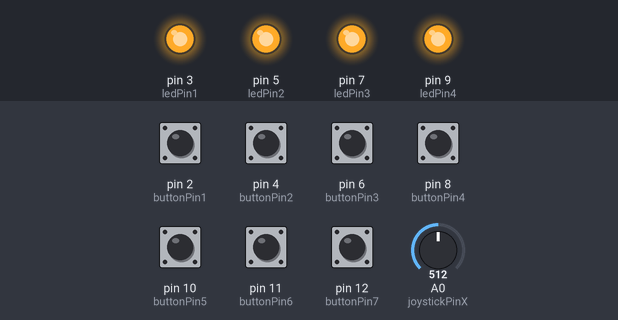
The sketch below on a simulated Arduino Uno, built with avr-gcc and run on an emulated ATmega328P. Parts: output pins drawn as LEDs (lit = HIGH). The test bench sets the inputs (shaded band); at power-on: pin 2 (buttonPin1), pin 4 (buttonPin2), pin 6 (buttonPin3), pin 8 (buttonPin4), pin 10 (buttonPin5), pin 11 (buttonPin6), pin 12 (buttonPin7) HIGH, A0 (joystickPinX) = 512. What the sketch prints to the serial monitor is not drawn.

Above: at 2.4 s.
2.5 s: pin 2 (buttonPin1) pulled LOW for 1.9 s
At 4.0 s:
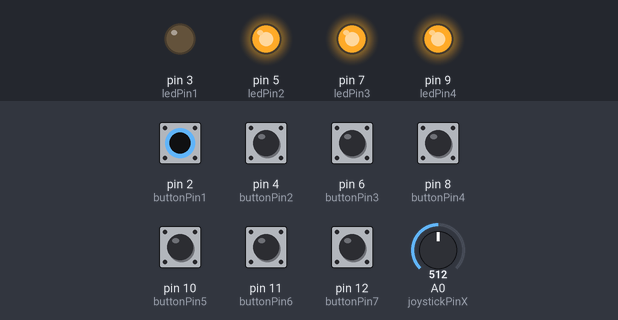
5.9 s: pin 4 (buttonPin2) pulled LOW for 1.9 s
At 7.6 s:
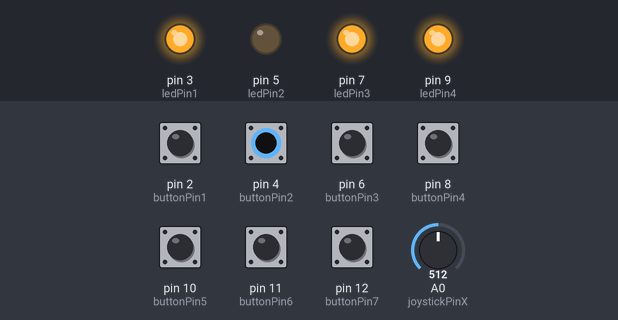
10.3 s: pin 6 (buttonPin3) pulled LOW for 1.9 s
At 13.3 s:
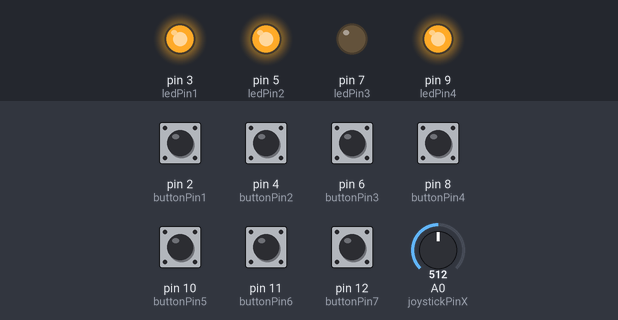
15.1 s: A0 (joystickPinX) set to 598
17.3 s: A0 (joystickPinX) set to 626
21.2 s: pin 8 (buttonPin4) pulled LOW for 1.9 s
At 24.4 s:
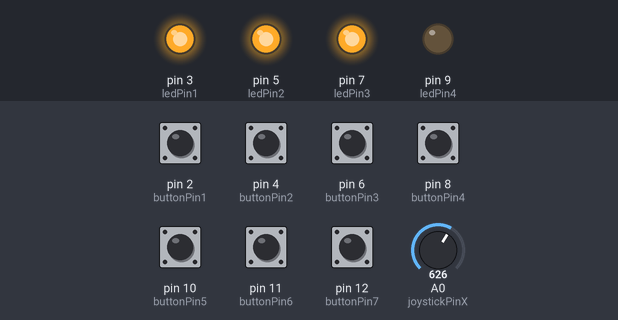
Timing chart, 0 to 26.0 s (numbered marks = the images above; inputs shaded):
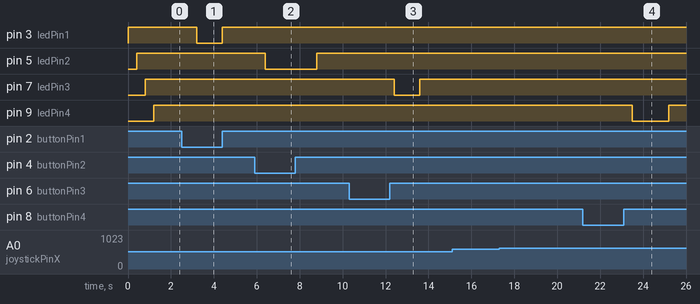

Measured:
- after the input at 2.5 s, pin 3 (ledPin1): HIGH → LOW after 0.70 s, → HIGH 1.2 s later
- after the input at 5.9 s, pin 5 (ledPin2): HIGH → LOW after 0.50 s, → HIGH 2.4 s later
- after the input at 10.3 s, pin 7 (ledPin3): HIGH → LOW after 2.1 s, → HIGH 1.2 s later
- after the input at 15.1 s, every drawn part: stays the same
- after the input at 17.3 s, every drawn part: stays the same
- after the input at 21.2 s, pin 9 (ledPin4): HIGH → LOW after 2.3 s, → HIGH 1.7 s later

The sketch:

arduino_midi_controller.ino
```cpp
#define MIDI_CHANNEL 1

// Big Arcade buttons with led
const int buttonPin1 = 2;
const int ledPin1 = 3;
const int buttonPin2 = 4;
const int ledPin2 = 5;
const int buttonPin3 = 6;
const int ledPin3 = 7;
const int buttonPin4 = 8;
const int ledPin4 = 9;

// Smaller Arcade buttons without led
const int buttonPin5 = 10;
const int buttonPin6 = 11;
const int buttonPin7 = 12;

const int joystickButtonPin = 13;
unsigned long lastDebounceTime = 0;
unsigned long debounceDelay = 50; // Adjust this value as needed
int joystickPinX = A0;
int joystickThreshold = 512;
int prevJoyXValue = 0;   // Previous joystick x-axis value
int currentOctave = 0;


#define NOTE_C0 0x00
#define NOTE_CS0 0x01
#define NOTE_D0 0x02
#define NOTE_DS0 0x03
#define NOTE_E0 0x04
#define NOTE_F0 0x05
#define NOTE_FS0 0x06
#define NOTE_G0 0x07
#define NOTE_GS0 0x08
#define NOTE_A0 0x09
#define NOTE_AS0 0x0A
#define NOTE_B0 0x0B

#define NOTE_C1 0x0C
#define NOTE_CS1 0x0D
#define NOTE_D1 0x0E
#define NOTE_DS1 0x0F
#define NOTE_E1 0x10
#define NOTE_F1 0x11
#define NOTE_FS1 0x12
#define NOTE_G1 0x13
#define NOTE_GS1 0x14
#define NOTE_A1 0x15
#define NOTE_AS1 0x16
#define NOTE_B1 0x17

#define NOTE_C2 0x18
#define NOTE_CS2 0x19
#define NOTE_D2 0x1A
#define NOTE_DS2 0x1B
#define NOTE_E2 0x1C
#define NOTE_F2 0x1D
#define NOTE_FS2 0x1E
#define NOTE_G2 0x1F
#define NOTE_GS2 0x20
#define NOTE_A2 0x21
#define NOTE_AS2 0x22
#define NOTE_B2 0x23

#define NOTE_C3 0x24
#define NOTE_CS3 0x25
#define NOTE_D3 0x26
#define NOTE_DS3 0x27
#define NOTE_E3 0x28
#define NOTE_F3 0x29
#define NOTE_FS3 0x2A
#define NOTE_G3 0x2B
#define NOTE_GS3 0x2C
#define NOTE_A3 0x2D
#define NOTE_AS3 0x2E
#define NOTE_B3 0x2F

#define NOTE_C4 0x30
#define NOTE_CS4 0x31
#define NOTE_D4 0x32
#define NOTE_DS4 0x33
#define NOTE_E4 0x34
#define NOTE_F4 0x35
#define NOTE_FS4 0x36
#define NOTE_G4 0x37
#define NOTE_GS4 0x38
#define NOTE_A4 0x39
#define NOTE_AS4 0x3A
#define NOTE_B4 0x3B

#define NOTE_C5 0x3C
#define NOTE_CS5 0x3D
#define NOTE_D5 0x3E
#define NOTE_DS5 0x3F
#define NOTE_E5 0x40
#define NOTE_F5 0x41
#define NOTE_FS5 0x42
#define NOTE_G5 0x43
#define NOTE_GS5 0x44
#define NOTE_A5 0x45
#define NOTE_AS5 0x46
#define NOTE_B5 0x47

#define NOTE_C6 0x48
#define NOTE_CS6 0x49
#define NOTE_D6 0x4A
#define NOTE_DS6 0x4B
#define NOTE_E6 0x4C
#define NOTE_F6 0x4D
#define NOTE_FS6 0x4E
#define NOTE_G6 0x4F
#define NOTE_GS6 0x50
#define NOTE_A6 0x51
#define NOTE_AS6 0x52
#define NOTE_B6 0x53

#define NOTE_C7 0x54
#define NOTE_D7 0x55
#define NOTE_DS7 0x56
#define NOTE_E7 0x57
#define NOTE_F7 0x58
#define NOTE_FS7 0x59
#define NOTE_G7 0x5A
#define NOTE_GS7 0x5B
#define NOTE_A7 0x5C
#define NOTE_AS7 0x5D
#define NOTE_B7 0x5E

const int numNotes = 8;

const int C_NOTES[numNotes] = { 0x00, 0x0C, 0x18, 0x24, 0x30, 0x3C, 0x48, 0x54 };
const int D_NOTES[numNotes] = { 0x0C, 0x1C, 0x2C, 0x3C, 0x4C, 0x5C, 0x6C, 0x7C };
const int E_NOTES[numNotes] = { 0x0D, 0x1D, 0x2D, 0x3D, 0x4D, 0x5D, 0x6D, 0x7D };
const int F_NOTES[numNotes] = { 0x0E, 0x1E, 0x2E, 0x3E, 0x4E, 0x5E, 0x6E, 0x7E };
const int G_NOTES[numNotes] = { 0x0F, 0x1F, 0x2F, 0x3F, 0x4F, 0x5F, 0x6F, 0x7F };
const int A_NOTES[numNotes] = { 0x10, 0x20, 0x30, 0x40, 0x50, 0x60, 0x70, 0x80 };
const int B_NOTES[numNotes] = { 0x11, 0x21, 0x31, 0x41, 0x51, 0x61, 0x71, 0x81 };

const int noteDelay = 400;

// Send a MIDI note on message
void noteOn(byte channel, byte pitch, byte velocity)
{
  // 0x90 is the first of 16 note on channels. Subtract one to go from MIDI's 1-16 channels to 0-15
  channel += 0x90 - 1;

  // Ensure we're between channels 1 and 16 for a note on message
  if (channel >= 0x90 && channel <= 0x9F)
  {
    // Serial.println("entrou");
    Serial.write(channel);
    Serial.write(pitch);
    Serial.write(velocity);
  }
}

// Send a MIDI note off message
void noteOff(byte channel, byte pitch)
{
  // 0x80 is the first of 16 note off channels. Subtract one to go from MIDI's 1-16 channels to 0-15
  channel += 0x80 - 1;

  // Ensure we're between channels 1 and 16 for a note off message
  if (channel >= 0x80 && channel <= 0x8F)
  {
    Serial.write(channel);
    Serial.write(pitch);
    Serial.write((byte)0x00);
  }
}

void setup() {
  Serial.begin(9600);
  pinMode(buttonPin1, INPUT_PULLUP);  // Use internal pull-up resistor
  pinMode(ledPin1, OUTPUT);
  pinMode(buttonPin2, INPUT_PULLUP);  // Use internal pull-up resistor
  pinMode(ledPin2, OUTPUT);
  pinMode(buttonPin3, INPUT_PULLUP);  // Use internal pull-up resistor
  pinMode(ledPin3, OUTPUT);
  pinMode(buttonPin4, INPUT_PULLUP);  // Use internal pull-up resistor
  pinMode(ledPin4, OUTPUT);
  pinMode(buttonPin5, INPUT_PULLUP);
  pinMode(buttonPin6, INPUT_PULLUP);
  pinMode(buttonPin7, INPUT_PULLUP);

  pinMode(joystickButtonPin, INPUT_PULLUP);
  pinMode(joystickPinX, INPUT);
}

void loop() {
  int buttonState1 = digitalRead(buttonPin1);
  int buttonState2 = digitalRead(buttonPin2);
  int buttonState3 = digitalRead(buttonPin3);
  int buttonState4 = digitalRead(buttonPin4);
  int buttonState5 = digitalRead(buttonPin5);
  int buttonState6 = digitalRead(buttonPin6);
  int buttonState7 = digitalRead(buttonPin7);

  int joystickValueX = analogRead(joystickPinX);
  unsigned long currentMillis = millis();


  if (joystickValueX < (joystickThreshold - 100)) {
    if(currentOctave < 7) {
     currentOctave++;
   }
    delay(500);
  } else if (joystickValueX > (joystickThreshold + 100)) {
   if(currentOctave > 0) {
     currentOctave--;
   }
   delay(500);
  }

  if (buttonState1 == HIGH) {
    // Serial.println("botao 1");
    digitalWrite(ledPin1, HIGH);
    noteOn(MIDI_CHANNEL, C_NOTES[currentOctave] , 0x7F);
    delay(noteDelay);
    noteOff(MIDI_CHANNEL, C_NOTES[currentOctave]);
  } else {
    digitalWrite(ledPin1, LOW);
  }

  if (buttonState2 == HIGH) {
    // Serial.println("botao 2");
    digitalWrite(ledPin2, HIGH);
    noteOn(MIDI_CHANNEL,  D_NOTES[currentOctave] , 0x7F);
    delay(noteDelay);
    noteOff(MIDI_CHANNEL, D_NOTES[currentOctave]);
  } else {
    digitalWrite(ledPin2, LOW);
  }

  if (buttonState3 == HIGH) {
    // Serial.println("botao 3");
    digitalWrite(ledPin3, HIGH);
    noteOn(MIDI_CHANNEL,  E_NOTES[currentOctave] , 0x7F);
    delay(noteDelay);
    noteOff(MIDI_CHANNEL, E_NOTES[currentOctave]);
  } else {
    digitalWrite(ledPin3, LOW);
  }

  if (buttonState4 == HIGH) {
    // Serial.println("botao 4");
    digitalWrite(ledPin4, HIGH);
    noteOn(MIDI_CHANNEL,  F_NOTES[currentOctave] , 0x7F); // Channel 1,NOTE, maximum velocity
    delay(noteDelay);
    noteOff(MIDI_CHANNEL, F_NOTES[currentOctave]);
  } else {
    digitalWrite(ledPin4, LOW);
  }

  if (buttonState5 == LOW) {
    noteOn(MIDI_CHANNEL,  G_NOTES[currentOctave]  , 0x7F);
    delay(noteDelay);
    noteOff(MIDI_CHANNEL, G_NOTES[currentOctave]);
  }


  if (buttonState6 == LOW) {  // Button is pressed when the pin reads LOW due to the pull-up resistor
    noteOn(MIDI_CHANNEL,  A_NOTES[currentOctave]  , 0x7F);
    delay(noteDelay);
    noteOff(MIDI_CHANNEL, A_NOTES[currentOctave]);
  }

  if (buttonState7 == LOW) {
    noteOn(MIDI_CHANNEL,  B_NOTES[currentOctave] , 0x7F);
    delay(noteDelay);
    noteOff(MIDI_CHANNEL, B_NOTES[currentOctave]);
  }
}
```
